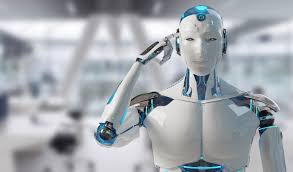
#> input picture AILABS JOURNEY/Intership_Journey/AILABS JOURNEY/Day 5 [Image_Processing]/ai.jpeg, 293 x 172 px
$ jupyter execute --allow-errors 'Image Processing.ipynb'
#> lines starting #> are read from the running program, lines starting #| are printed output that depends on the picture
# Image Processing

[cell 1]
import numpy as np
from skimage import io
import matplotlib.pyplot as plt

[cell 2]
ai_man = io.imread("ai.jpeg")
#> ai_man is the input picture: shape (172, 293, 3); mean R, G, B 164.1, 169.1, 175.3
print(ai_man)
#> (printed output is left out)

[cell 3]
print(ai_man.shape)
#| (172, 293, 3)
plt.imshow(ai_man)
plt.show()

Crop the image

[cell 4]
cropped = ai_man[100:450:,180:470,:]
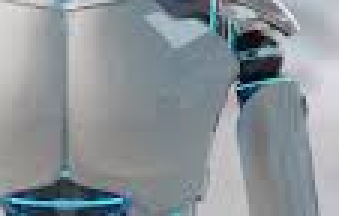
#> cropped: shape (72, 113, 3) (shown 3 times larger); mean R, G, B 139.1, 146.5, 151.4
plt.imshow(cropped)
plt.show()

[cell 5]
io.imsave('ai_man_cropped.jpg',cropped)

Flip the image vertically

[cell 6]
flip = ai_man[::-1,:,:]
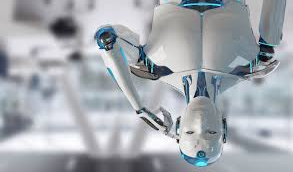
#> flip: shape (172, 293, 3); mean R, G, B 164.1, 169.1, 175.3
plt.imshow(flip)
plt.show()

Flip the image horizontally

[cell 7]
flip = ai_man[:,::-1,:]
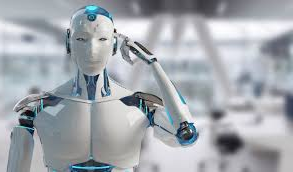
#> flip: shape (172, 293, 3); mean R, G, B 164.1, 169.1, 175.3
plt.imshow(flip)
plt.show()

+------------------------------------------------------------------------------------+

Images Channel

    -----------  RGB - RED GREEN BLUE

[cell 8]
red_extracted = ai_man[:,:,0]
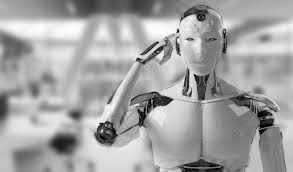
#> red_extracted: shape (172, 293); min 0, max 255, mean 164.1
plt.imshow(red_extracted)
plt.show()

[cell 9]
green_extracted = ai_man[:,:,:]
plt.imshow(green_extracted)
plt.show()

[cell 10]
red = np.zeros(ai_man.shape, dtype = "uint8")
red.shape
#> Out = (172, 293, 3)
